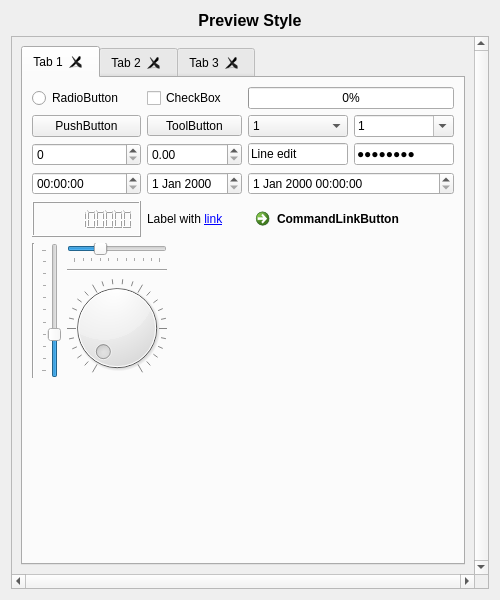
<?xml version="1.0" encoding="UTF-8"?>
<ui version="4.0">
 <class>PreviewerQSS</class>
 <widget class="QWidget" name="PreviewerQSS">
  <property name="geometry">
   <rect>
    <x>0</x>
    <y>0</y>
    <width>500</width>
    <height>600</height>
   </rect>
  </property>
  <property name="windowTitle">
   <string/>
  </property>
  <layout class="QVBoxLayout" name="verticalLayout">
   <item>
    <widget class="QLabel" name="previewLabel">
     <property name="font">
      <font>
       <pointsize>12</pointsize>
       <weight>75</weight>
       <bold>true</bold>
      </font>
     </property>
     <property name="text">
      <string>Preview Style</string>
     </property>
     <property name="alignment">
      <set>Qt::AlignCenter</set>
     </property>
    </widget>
   </item>
   <item>
    <widget class="QScrollArea" name="scrollArea">
     <property name="verticalScrollBarPolicy">
      <enum>Qt::ScrollBarAlwaysOn</enum>
     </property>
     <property name="horizontalScrollBarPolicy">
      <enum>Qt::ScrollBarAlwaysOn</enum>
     </property>
     <property name="widgetResizable">
      <bool>true</bool>
     </property>
     <widget class="QWidget" name="scrollAreaWidgetContents">
      <property name="geometry">
       <rect>
        <x>0</x>
        <y>0</y>
        <width>464</width>
        <height>538</height>
       </rect>
      </property>
      <layout class="QVBoxLayout" name="verticalLayout_2">
       <item>
        <widget class="QTabWidget" name="tabWidget">
         <property name="currentIndex">
          <number>0</number>
         </property>
         <property name="tabsClosable">
          <bool>true</bool>
         </property>
         <widget class="QWidget" name="tab_1">
          <attribute name="title">
           <string notr="true">Tab 1</string>
          </attribute>
          <layout class="QGridLayout" name="gridLayout_7">
           <item row="0" column="0" colspan="2">
            <layout class="QGridLayout" name="gridLayout_6">
             <item row="0" column="0">
              <widget class="QRadioButton" name="radioButton">
               <property name="text">
                <string notr="true">RadioButton</string>
               </property>
              </widget>
             </item>
             <item row="0" column="1">
              <widget class="QCheckBox" name="checkBox">
               <property name="text">
                <string notr="true">CheckBox</string>
               </property>
               <property name="tristate">
                <bool>true</bool>
               </property>
              </widget>
             </item>
             <item row="0" column="2">
              <widget class="QProgressBar" name="progressBar">
               <property name="maximum">
                <number>20</number>
               </property>
               <property name="value">
                <number>0</number>
               </property>
              </widget>
             </item>
             <item row="1" column="0">
              <widget class="QPushButton" name="pushButton">
               <property name="sizePolicy">
                <sizepolicy hsizetype="MinimumExpanding" vsizetype="Fixed">
                 <horstretch>0</horstretch>
                 <verstretch>0</verstretch>
                </sizepolicy>
               </property>
               <property name="text">
                <string notr="true">PushButton</string>
               </property>
              </widget>
             </item>
             <item row="1" column="1">
              <widget class="QToolButton" name="toolButton">
               <property name="sizePolicy">
                <sizepolicy hsizetype="MinimumExpanding" vsizetype="Fixed">
                 <horstretch>0</horstretch>
                 <verstretch>0</verstretch>
                </sizepolicy>
               </property>
               <property name="text">
                <string notr="true">ToolButton</string>
               </property>
               <property name="popupMode">
                <enum>QToolButton::InstantPopup</enum>
               </property>
              </widget>
             </item>
             <item row="1" column="2">
              <layout class="QHBoxLayout" name="horizontalLayout_3">
               <item>
                <widget class="QComboBox" name="readOnlyComboBox">
                 <property name="sizePolicy">
                  <sizepolicy hsizetype="MinimumExpanding" vsizetype="Fixed">
                   <horstretch>0</horstretch>
                   <verstretch>0</verstretch>
                  </sizepolicy>
                 </property>
                 <item>
                  <property name="text">
                   <string notr="true">1</string>
                  </property>
                 </item>
                 <item>
                  <property name="text">
                   <string notr="true">2</string>
                  </property>
                 </item>
                 <item>
                  <property name="text">
                   <string notr="true">3</string>
                  </property>
                 </item>
                </widget>
               </item>
               <item>
                <widget class="QComboBox" name="editableComboBox">
                 <property name="sizePolicy">
                  <sizepolicy hsizetype="MinimumExpanding" vsizetype="Fixed">
                   <horstretch>0</horstretch>
                   <verstretch>0</verstretch>
                  </sizepolicy>
                 </property>
                 <property name="editable">
                  <bool>true</bool>
                 </property>
                 <item>
                  <property name="text">
                   <string notr="true">1</string>
                  </property>
                 </item>
                 <item>
                  <property name="text">
                   <string notr="true">2</string>
                  </property>
                 </item>
                 <item>
                  <property name="text">
                   <string notr="true">3</string>
                  </property>
                 </item>
                </widget>
               </item>
              </layout>
             </item>
             <item row="2" column="0">
              <widget class="QSpinBox" name="spinBox"/>
             </item>
             <item row="2" column="1">
              <widget class="QDoubleSpinBox" name="doubleSpinBox"/>
             </item>
             <item row="2" column="2">
              <layout class="QHBoxLayout" name="horizontalLayout_2">
               <item>
                <widget class="QLineEdit" name="lineEdit">
                 <property name="text">
                  <string notr="true">Line edit</string>
                 </property>
                </widget>
               </item>
               <item>
                <widget class="QLineEdit" name="passwordEdit">
                 <property name="text">
                  <string notr="true">Password</string>
                 </property>
                 <property name="echoMode">
                  <enum>QLineEdit::Password</enum>
                 </property>
                </widget>
               </item>
              </layout>
             </item>
             <item row="3" column="0">
              <widget class="QTimeEdit" name="timeEdit"/>
             </item>
             <item row="3" column="1">
              <widget class="QDateEdit" name="dateEdit"/>
             </item>
             <item row="3" column="2">
              <widget class="QDateTimeEdit" name="dateTimeEdit"/>
             </item>
             <item row="4" column="0">
              <widget class="QLCDNumber" name="lcdNumber">
               <property name="digitCount">
                <number>10</number>
               </property>
               <property name="intValue" stdset="0">
                <number>1234567890</number>
               </property>
              </widget>
             </item>
             <item row="4" column="1">
              <widget class="QLabel" name="label">
               <property name="text">
                <string notr="true">Label with &lt;a href=&quot;http://google.com&quot;&gt;link&lt;/a&gt;</string>
               </property>
              </widget>
             </item>
             <item row="4" column="2">
              <widget class="QCommandLinkButton" name="commandLinkButton">
               <property name="text">
                <string notr="true">CommandLinkButton</string>
               </property>
              </widget>
             </item>
            </layout>
           </item>
           <item row="2" column="0">
            <layout class="QGridLayout" name="gridLayout_5">
             <item row="0" column="0" rowspan="3">
              <widget class="Line" name="verticalLine">
               <property name="orientation">
                <enum>Qt::Vertical</enum>
               </property>
              </widget>
             </item>
             <item row="0" column="1" rowspan="3">
              <widget class="QSlider" name="verticalSlider">
               <property name="value">
                <number>30</number>
               </property>
               <property name="orientation">
                <enum>Qt::Vertical</enum>
               </property>
               <property name="tickPosition">
                <enum>QSlider::TicksAbove</enum>
               </property>
              </widget>
             </item>
             <item row="0" column="2">
              <widget class="QSlider" name="horizontalSlider">
               <property name="sizePolicy">
                <sizepolicy hsizetype="Minimum" vsizetype="Fixed">
                 <horstretch>0</horstretch>
                 <verstretch>0</verstretch>
                </sizepolicy>
               </property>
               <property name="value">
                <number>30</number>
               </property>
               <property name="orientation">
                <enum>Qt::Horizontal</enum>
               </property>
               <property name="tickPosition">
                <enum>QSlider::TicksBelow</enum>
               </property>
              </widget>
             </item>
             <item row="1" column="2">
              <widget class="Line" name="horizontalLine">
               <property name="orientation">
                <enum>Qt::Horizontal</enum>
               </property>
              </widget>
             </item>
             <item row="2" column="2">
              <widget class="QDial" name="dial">
               <property name="notchesVisible">
                <bool>true</bool>
               </property>
              </widget>
             </item>
            </layout>
           </item>
           <item row="2" column="1">
            <spacer name="horizontalSpacer_2">
             <property name="orientation">
              <enum>Qt::Horizontal</enum>
             </property>
             <property name="sizeHint" stdset="0">
              <size>
               <width>0</width>
               <height>20</height>
              </size>
             </property>
            </spacer>
           </item>
           <item row="3" column="0">
            <spacer name="verticalSpacer">
             <property name="orientation">
              <enum>Qt::Vertical</enum>
             </property>
             <property name="sizeHint" stdset="0">
              <size>
               <width>20</width>
               <height>0</height>
              </size>
             </property>
            </spacer>
           </item>
          </layout>
         </widget>
         <widget class="QWidget" name="tab_2">
          <attribute name="title">
           <string notr="true">Tab 2</string>
          </attribute>
          <layout class="QGridLayout" name="gridLayout_2">
           <item row="0" column="0">
            <widget class="QListWidget" name="listWidget">
             <item>
              <property name="text">
               <string notr="true">I1</string>
              </property>
              <property name="icon">
               <iconset>
                <normaloff>:/images/battery.png</normaloff>:/images/battery.png</iconset>
              </property>
             </item>
             <item>
              <property name="text">
               <string notr="true">I2</string>
              </property>
              <property name="icon">
               <iconset>
                <normaloff>:/images/image-sunset.png</normaloff>:/images/image-sunset.png</iconset>
              </property>
             </item>
             <item>
              <property name="text">
               <string notr="true">I3</string>
              </property>
              <property name="icon">
               <iconset>
                <normaloff>:/images/user.png</normaloff>:/images/user.png</iconset>
              </property>
             </item>
             <item>
              <property name="text">
               <string notr="true">I4</string>
              </property>
             </item>
             <item>
              <property name="text">
               <string notr="true">I5</string>
              </property>
             </item>
             <item>
              <property name="text">
               <string notr="true">I6</string>
              </property>
             </item>
             <item>
              <property name="text">
               <string notr="true">I7</string>
              </property>
             </item>
             <item>
              <property name="text">
               <string notr="true">I8</string>
              </property>
             </item>
             <item>
              <property name="text">
               <string notr="true">I9</string>
              </property>
             </item>
             <item>
              <property name="text">
               <string notr="true">I10</string>
              </property>
             </item>
             <item>
              <property name="text">
               <string notr="true">I11</string>
              </property>
             </item>
             <item>
              <property name="text">
               <string notr="true">I12</string>
              </property>
             </item>
             <item>
              <property name="text">
               <string notr="true">I14</string>
              </property>
             </item>
             <item>
              <property name="text">
               <string notr="true">I15</string>
              </property>
             </item>
             <item>
              <property name="text">
               <string notr="true">I16</string>
              </property>
             </item>
             <item>
              <property name="text">
               <string notr="true">I17</string>
              </property>
             </item>
             <item>
              <property name="text">
               <string notr="true">I18</string>
              </property>
             </item>
             <item>
              <property name="text">
               <string notr="true">I19</string>
              </property>
             </item>
             <item>
              <property name="text">
               <string notr="true">I20</string>
              </property>
             </item>
            </widget>
           </item>
           <item row="0" column="1">
            <widget class="QListWidget" name="iconsListWidget">
             <property name="flow">
              <enum>QListView::LeftToRight</enum>
             </property>
             <property name="viewMode">
              <enum>QListView::IconMode</enum>
             </property>
             <item>
              <property name="text">
               <string notr="true">I1</string>
              </property>
              <property name="icon">
               <iconset>
                <normaloff>:/images/battery.png</normaloff>:/images/battery.png</iconset>
              </property>
             </item>
             <item>
              <property name="text">
               <string notr="true">I2</string>
              </property>
              <property name="icon">
               <iconset>
                <normaloff>:/images/image-sunset.png</normaloff>:/images/image-sunset.png</iconset>
              </property>
             </item>
             <item>
              <property name="text">
               <string notr="true">I3</string>
              </property>
              <property name="icon">
               <iconset>
                <normaloff>:/images/user.png</normaloff>:/images/user.png</iconset>
              </property>
             </item>
            </widget>
           </item>
           <item row="1" column="0">
            <widget class="QTableWidget" name="table">
             <property name="sortingEnabled">
              <bool>true</bool>
             </property>
             <attribute name="horizontalHeaderShowSortIndicator" stdset="0">
              <bool>true</bool>
             </attribute>
             <attribute name="verticalHeaderShowSortIndicator" stdset="0">
              <bool>true</bool>
             </attribute>
             <row>
              <property name="text">
               <string notr="true">R1</string>
              </property>
             </row>
             <row>
              <property name="text">
               <string notr="true">R2</string>
              </property>
             </row>
             <row>
              <property name="text">
               <string notr="true">R3</string>
              </property>
             </row>
             <column>
              <property name="text">
               <string notr="true">C1</string>
              </property>
             </column>
             <column>
              <property name="text">
               <string notr="true">C2</string>
              </property>
             </column>
             <item row="0" column="0">
              <property name="text">
               <string notr="true">1,1</string>
              </property>
             </item>
             <item row="0" column="1">
              <property name="text">
               <string notr="true">1,2</string>
              </property>
             </item>
             <item row="1" column="0">
              <property name="text">
               <string notr="true">2,1</string>
              </property>
             </item>
             <item row="1" column="1">
              <property name="text">
               <string notr="true">2,2</string>
              </property>
             </item>
             <item row="2" column="0">
              <property name="text">
               <string notr="true">3,1</string>
              </property>
              <property name="flags">
               <set>ItemIsSelectable|ItemIsDragEnabled|ItemIsUserCheckable</set>
              </property>
             </item>
             <item row="2" column="1">
              <property name="text">
               <string notr="true">2,3</string>
              </property>
              <property name="flags">
               <set>ItemIsSelectable|ItemIsDragEnabled|ItemIsUserCheckable</set>
              </property>
             </item>
            </widget>
           </item>
           <item row="1" column="1">
            <widget class="QTreeWidget" name="tree">
             <property name="allColumnsShowFocus">
              <bool>true</bool>
             </property>
             <attribute name="headerShowSortIndicator" stdset="0">
              <bool>true</bool>
             </attribute>
             <column>
              <property name="text">
               <string notr="true">C1</string>
              </property>
             </column>
             <column>
              <property name="text">
               <string notr="true">C2</string>
              </property>
             </column>
             <item>
              <property name="text">
               <string notr="true">R1</string>
              </property>
              <property name="text">
               <string notr="true"/>
              </property>
              <item>
               <property name="text">
                <string notr="true">C1</string>
               </property>
               <property name="checkState">
                <enum>Checked</enum>
               </property>
               <property name="text">
                <string notr="true">X1</string>
               </property>
               <property name="checkState">
                <enum>Checked</enum>
               </property>
              </item>
              <item>
               <property name="text">
                <string notr="true">C2</string>
               </property>
               <property name="checkState">
                <enum>PartiallyChecked</enum>
               </property>
               <property name="text">
                <string notr="true">X2</string>
               </property>
               <property name="checkState">
                <enum>PartiallyChecked</enum>
               </property>
              </item>
              <item>
               <property name="text">
                <string notr="true">C3</string>
               </property>
               <property name="text">
                <string notr="true">X3</string>
               </property>
               <property name="flags">
                <set>ItemIsSelectable|ItemIsDragEnabled|ItemIsUserCheckable</set>
               </property>
              </item>
             </item>
             <item>
              <property name="text">
               <string notr="true">R2</string>
              </property>
              <property name="flags">
               <set>ItemIsSelectable|ItemIsDragEnabled|ItemIsUserCheckable</set>
              </property>
             </item>
            </widget>
           </item>
          </layout>
         </widget>
         <widget class="QWidget" name="tab_3">
          <attribute name="title">
           <string notr="true">Tab 3</string>
          </attribute>
          <layout class="QGridLayout" name="gridLayout_8">
           <item row="0" column="0">
            <widget class="QTextBrowser" name="textBrowser">
             <property name="undoRedoEnabled">
              <bool>true</bool>
             </property>
             <property name="html">
              <string notr="true">&lt;!DOCTYPE HTML PUBLIC &quot;-//W3C//DTD HTML 4.0//EN&quot; &quot;http://www.w3.org/TR/REC-html40/strict.dtd&quot;&gt;
&lt;html&gt;&lt;head&gt;&lt;meta name=&quot;qrichtext&quot; content=&quot;1&quot; /&gt;&lt;style type=&quot;text/css&quot;&gt;
p, li { white-space: pre-wrap; }
&lt;/style&gt;&lt;/head&gt;&lt;body style=&quot; font-family:'Liberation Sans'; font-size:10pt; font-weight:400; font-style:normal;&quot;&gt;
&lt;p style=&quot; margin-top:0px; margin-bottom:0px; margin-left:0px; margin-right:0px; -qt-block-indent:0; text-indent:0px;&quot;&gt;&lt;span style=&quot; font-family:'MS Shell Dlg 2'; font-size:8pt;&quot;&gt;Text &lt;/span&gt;&lt;span style=&quot; font-family:'MS Shell Dlg 2'; font-size:8pt; font-weight:600;&quot;&gt;browser&lt;/span&gt;&lt;span style=&quot; font-family:'MS Shell Dlg 2'; font-size:8pt;&quot;&gt; &lt;/span&gt;&lt;span style=&quot; font-family:'MS Shell Dlg 2'; font-size:8pt; font-style:italic;&quot;&gt;with&lt;/span&gt;&lt;span style=&quot; font-family:'MS Shell Dlg 2'; font-size:8pt;&quot;&gt; &lt;/span&gt;&lt;span style=&quot; font-family:'MS Shell Dlg 2'; font-size:8pt; text-decoration: underline;&quot;&gt;some&lt;/span&gt;&lt;span style=&quot; font-family:'MS Shell Dlg 2'; font-size:8pt;&quot;&gt; &lt;/span&gt;&lt;span style=&quot; font-family:'MS Shell Dlg 2'; font-size:8pt; font-weight:600; font-style:italic;&quot;&gt;text &lt;/span&gt;&lt;span style=&quot; font-family:'MS Shell Dlg 2'; font-size:8pt;&quot;&gt;and &lt;/span&gt;&lt;a href=&quot;http://google.com&quot;&gt;&lt;span style=&quot; font-family:'MS Shell Dlg 2'; font-size:8pt; text-decoration: underline; color:#0000ff;&quot;&gt;links&lt;/span&gt;&lt;/a&gt;&lt;/p&gt;&lt;/body&gt;&lt;/html&gt;</string>
             </property>
             <property name="openLinks">
              <bool>false</bool>
             </property>
            </widget>
           </item>
           <item row="0" column="1">
            <widget class="QTextEdit" name="textEdit">
             <property name="html">
              <string notr="true">&lt;!DOCTYPE HTML PUBLIC &quot;-//W3C//DTD HTML 4.0//EN&quot; &quot;http://www.w3.org/TR/REC-html40/strict.dtd&quot;&gt;
&lt;html&gt;&lt;head&gt;&lt;meta name=&quot;qrichtext&quot; content=&quot;1&quot; /&gt;&lt;style type=&quot;text/css&quot;&gt;
p, li { white-space: pre-wrap; }
&lt;/style&gt;&lt;/head&gt;&lt;body style=&quot; font-family:'Liberation Sans'; font-size:10pt; font-weight:400; font-style:normal;&quot;&gt;
&lt;p style=&quot; margin-top:0px; margin-bottom:0px; margin-left:0px; margin-right:0px; -qt-block-indent:0; text-indent:0px;&quot;&gt;&lt;span style=&quot; font-family:'MS Shell Dlg 2'; font-size:8pt;&quot;&gt;Text edit&lt;/span&gt;&lt;/p&gt;&lt;/body&gt;&lt;/html&gt;</string>
             </property>
            </widget>
           </item>
           <item row="0" column="2">
            <widget class="QCalendarWidget" name="calendarWidget"/>
           </item>
           <item row="1" column="0" colspan="3">
            <widget class="QGroupBox" name="groupBox">
             <property name="sizePolicy">
              <sizepolicy hsizetype="Preferred" vsizetype="Preferred">
               <horstretch>1</horstretch>
               <verstretch>0</verstretch>
              </sizepolicy>
             </property>
             <property name="title">
              <string notr="true">GroupBox</string>
             </property>
             <layout class="QGridLayout" name="gridLayout_3">
              <item row="0" column="0">
               <widget class="QScrollArea" name="scrollArea_2">
                <property name="widgetResizable">
                 <bool>true</bool>
                </property>
                <widget class="QWidget" name="scrollAreaWidgetContents_2">
                 <property name="geometry">
                  <rect>
                   <x>0</x>
                   <y>0</y>
                   <width>392</width>
                   <height>253</height>
                  </rect>
                 </property>
                 <layout class="QGridLayout" name="gridLayout_9">
                  <item row="0" column="1">
                   <widget class="QFrame" name="frame">
                    <property name="sizePolicy">
                     <sizepolicy hsizetype="Preferred" vsizetype="Preferred">
                      <horstretch>1</horstretch>
                      <verstretch>0</verstretch>
                     </sizepolicy>
                    </property>
                    <property name="frameShape">
                     <enum>QFrame::StyledPanel</enum>
                    </property>
                    <property name="frameShadow">
                     <enum>QFrame::Raised</enum>
                    </property>
                    <layout class="QGridLayout" name="gridLayout_10">
                     <item row="0" column="0">
                      <widget class="QLabel" name="label_2">
                       <property name="text">
                        <string notr="true">Frame</string>
                       </property>
                      </widget>
                     </item>
                     <item row="1" column="0">
                      <spacer name="verticalSpacer_2">
                       <property name="orientation">
                        <enum>Qt::Vertical</enum>
                       </property>
                       <property name="sizeHint" stdset="0">
                        <size>
                         <width>20</width>
                         <height>46</height>
                        </size>
                       </property>
                      </spacer>
                     </item>
                    </layout>
                   </widget>
                  </item>
                  <item row="0" column="0" rowspan="2">
                   <widget class="QToolBox" name="toolBox">
                    <property name="currentIndex">
                     <number>0</number>
                    </property>
                    <widget class="QWidget" name="page">
                     <property name="geometry">
                      <rect>
                       <x>0</x>
                       <y>0</y>
                       <width>68</width>
                       <height>171</height>
                      </rect>
                     </property>
                     <attribute name="label">
                      <string notr="true">Toolbox1</string>
                     </attribute>
                    </widget>
                    <widget class="QWidget" name="page_2">
                     <property name="geometry">
                      <rect>
                       <x>0</x>
                       <y>0</y>
                       <width>68</width>
                       <height>237</height>
                      </rect>
                     </property>
                     <attribute name="label">
                      <string notr="true">Toolbox2</string>
                     </attribute>
                    </widget>
                   </widget>
                  </item>
                  <item row="0" column="2">
                   <widget class="QDockWidget" name="dockWidget">
                    <property name="sizePolicy">
                     <sizepolicy hsizetype="Preferred" vsizetype="Preferred">
                      <horstretch>1</horstretch>
                      <verstretch>1</verstretch>
                     </sizepolicy>
                    </property>
                    <property name="windowTitle">
                     <string notr="true">Dock widget</string>
                    </property>
                    <widget class="QWidget" name="dockWidgetContents_3"/>
                   </widget>
                  </item>
                  <item row="1" column="1" colspan="2">
                   <widget class="QMdiArea" name="mdiArea">
                    <property name="sizePolicy">
                     <sizepolicy hsizetype="Expanding" vsizetype="Expanding">
                      <horstretch>0</horstretch>
                      <verstretch>2</verstretch>
                     </sizepolicy>
                    </property>
                   </widget>
                  </item>
                 </layout>
                </widget>
               </widget>
              </item>
             </layout>
            </widget>
           </item>
          </layout>
         </widget>
        </widget>
       </item>
      </layout>
     </widget>
    </widget>
   </item>
  </layout>
 </widget>
 <resources/>
 <connections/>
</ui>
